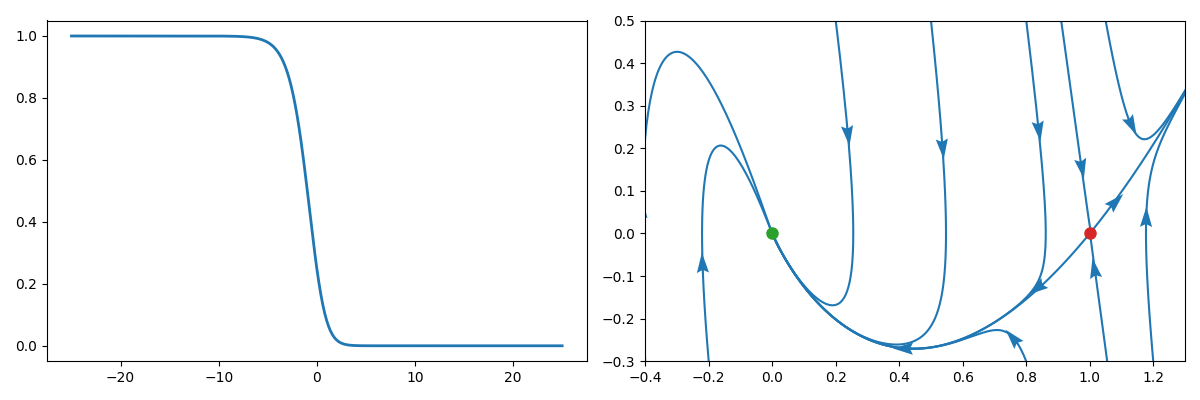

Write the Python code that produced this figure.
import numpy as np 
import matplotlib.pyplot as plt 
from matplotlib.animation import FuncAnimation

# パラメータ 
k: float = 1.0 
r: float = 5.0

# 空間領域, 時間区間
L: float = 50.0 
T: float = 5.0 
M: int = 500 
N: int = 1000 
x = np.linspace(-L/2, L/2, M+1) 
# t = np.linspace(0, T, N+1)
# h: float = L/M 
# tau: float = T/N 
# # m と離散サイン変換の行列
# m = np.arange(1, M)
# S = 2/M * np.sin(np.pi * np.outer(m, m) / M)

fig, ax = plt.subplots(1, 2, figsize=(12, 4)) 

# Ablowitz-Zeppetella solution 
speed = 5/np.sqrt(6) * np.sqrt(k*r)

u = lambda z: 1/(1+np.exp(np.sqrt(r/(6*k))*z))**2
ax[0].plot(x, u(x), linewidth=2)

# heteroclinic orbit 
def func(x): 
    return np.array([
        x[1],
        -speed/k*x[1] - r/k*x[0]*(1. - x[0])
    ])
def RungeKutta(x, tau): 
    # Runge-Kutta
    k1 = func(x) 
    k2 = func(x + tau/2*k1) 
    k3 = func(x + tau/2*k2) 
    k4 = func(x + tau*k3) 
    return x + tau/6 * (k1 + 2*k2 + 2*k3 + k4) 
def orbit(x0, tau, N):
    x = np.empty((2, N)) 
    x[:, 0] = x0
    for n in range(N-1):
        x[:, n+1] = RungeKutta(x[:, n], tau) 
    return x 

# test 
x0_list = np.array([ 
    [0.995, 0.0], 
])
for x0 in x0_list:
    x = orbit(x0, 1e-2, 1000)
    ax[1].plot(x[0], x[1], color='tab:blue')
    idx = np.arange(400, 800, 200) # 矢印の位置
    vec = func(x[:, idx]) # 矢印の向き
    norm = np.linalg.norm(vec, axis=0)
    vec = vec / norm # 矢印の大きさを正規化
    ax[1].quiver(x[0, idx], x[1, idx], vec[0], vec[1], scale=30, headwidth=3, minshaft=0, color='tab:blue')
x0_list = np.array([ 
    [0.8, 0.5], 
    [0.5, 0.5],  
    [0.2, 0.5],  
    [-0.4, -0.3],  
    [-0.2, -0.3],  
    [0.8, -0.3],  
])
for x0 in x0_list:
    x = orbit(x0, 1e-2, 1000)
    ax[1].plot(x[0], x[1], color='tab:blue')
    idx = np.arange(10, 200, 250) # 矢印の位置
    vec = func(x[:, idx]) # 矢印の向き
    norm = np.linalg.norm(vec, axis=0)
    vec = vec / norm # 矢印の大きさを正規化
    ax[1].quiver(x[0, idx], x[1, idx], vec[0], vec[1], scale=30, headwidth=3, minshaft=0, color='tab:blue')
x0_list = np.array([ 
    [1.01, 0.01],
])
for x0 in x0_list:
    x = orbit(x0, 1e-2, 350)
    ax[1].plot(x[0], x[1], color='tab:blue')
    idx = np.arange(200, 300, 100) # 矢印の位置
    vec = func(x[:, idx]) # 矢印の向き
    norm = np.linalg.norm(vec, axis=0)
    vec = vec / norm # 矢印の大きさを正規化
    ax[1].quiver(x[0, idx], x[1, idx], vec[0], vec[1], scale=30, headwidth=3, minshaft=0, color='tab:blue')
x0_list = np.array([
    [0.91, 0.5], 
    [1.2, -0.3],
    [1.05, 0.5],
    [1.055, -0.3]
])
for x0 in x0_list:
    x = orbit(x0, 1e-2, 100)
    ax[1].plot(x[0], x[1], color='tab:blue')
    idx = np.arange(20, 100, 100) # 矢印の位置
    vec = func(x[:, idx]) # 矢印の向き
    norm = np.linalg.norm(vec, axis=0)
    vec = vec / norm # 矢印の大きさを正規化
    ax[1].quiver(x[0, idx], x[1, idx], vec[0], vec[1], scale=30, headwidth=3, minshaft=0, color='tab:blue')

ax[1].plot([0.], [0.], color='tab:green', linestyle='None', marker='o', markersize=8)
ax[1].plot([1.], [0.], color='tab:red', linestyle='None', marker='o', markersize=8)
ax[1].set_xlim([-0.4, 1.3])
ax[1].set_ylim([-0.3, 0.5])

fig.tight_layout()
plt.savefig('propagate_heteroclinic.png')
plt.show()
